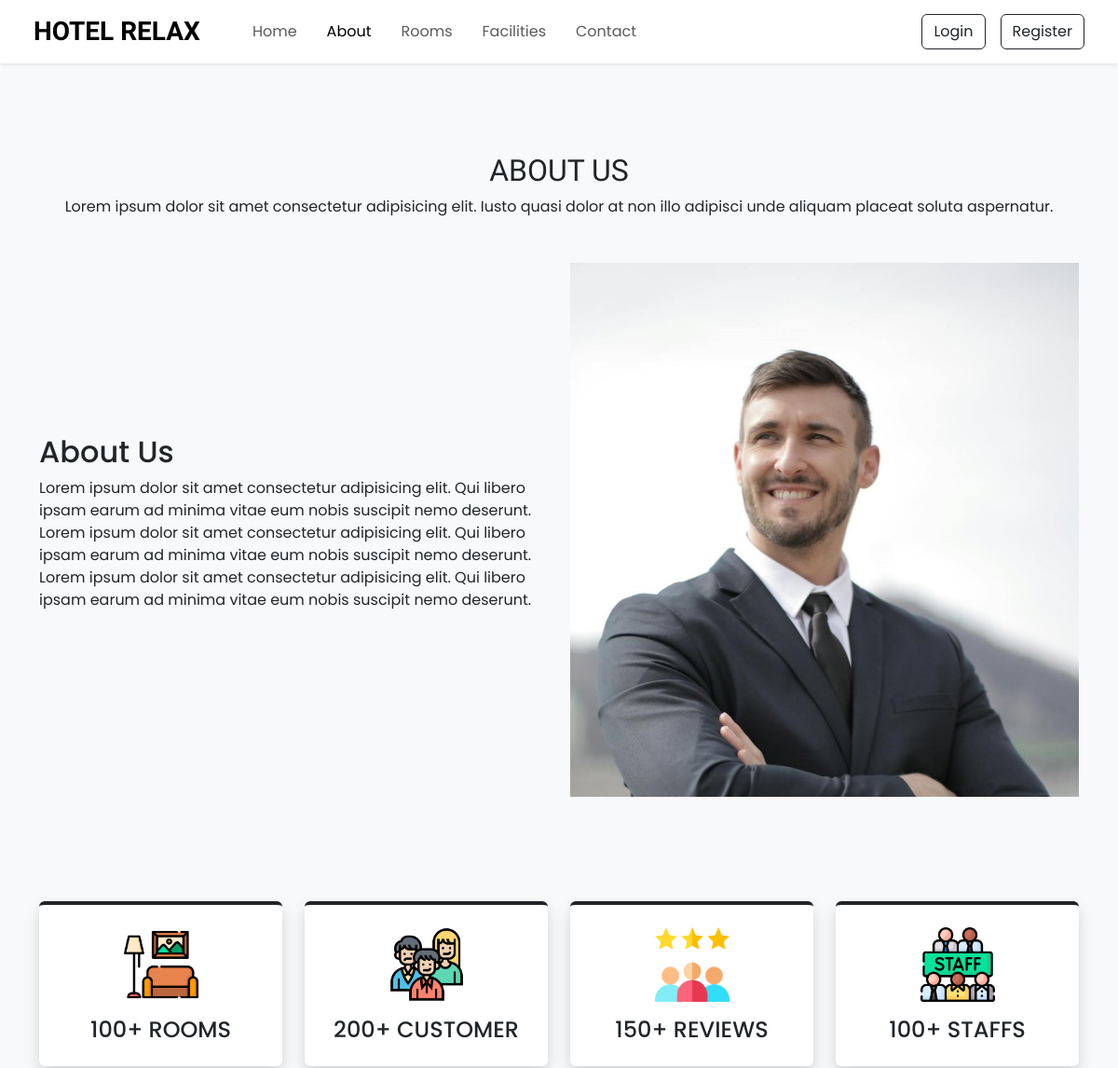
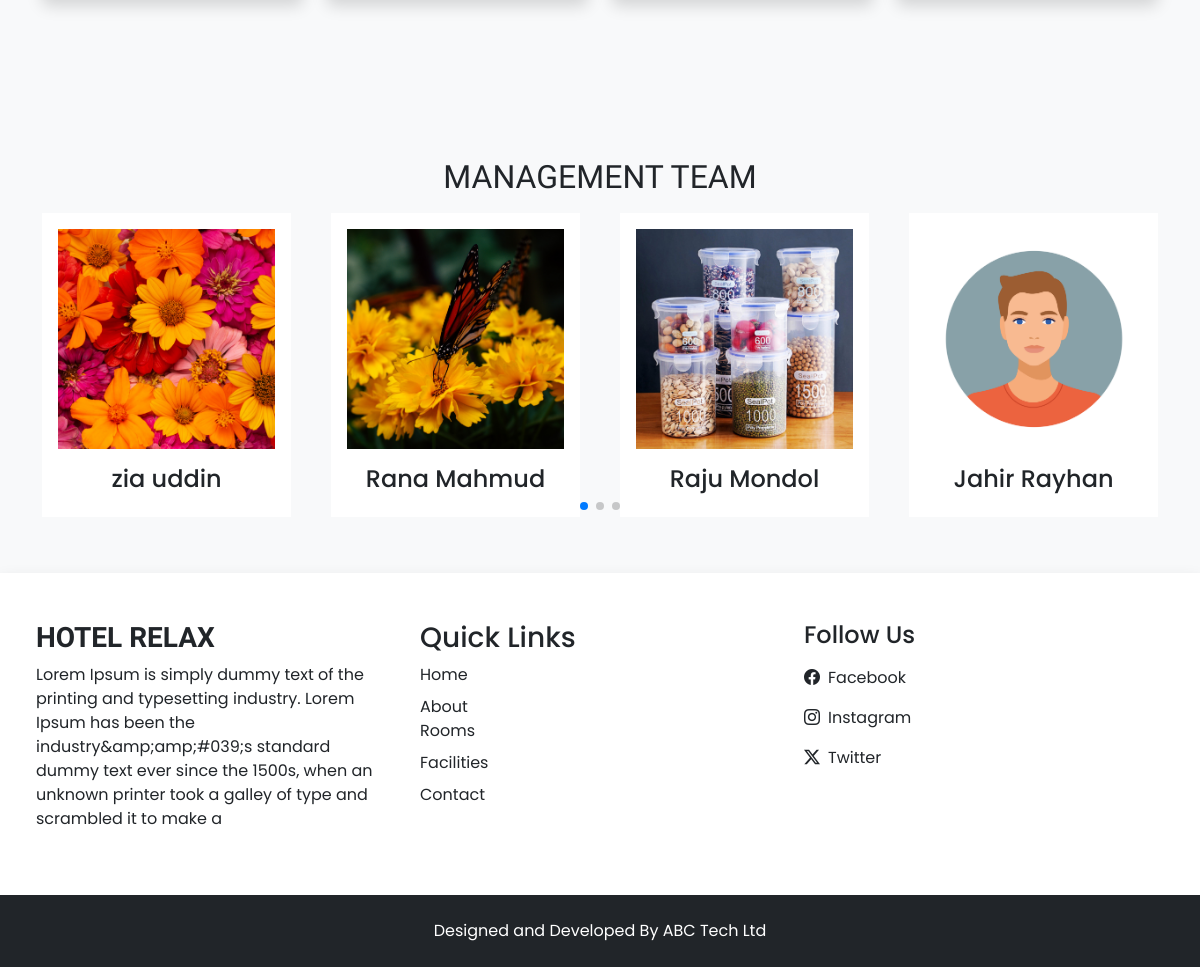
Page /about.php on the committed database (2 pictures, top to bottom).
### tables this page shows
CREATE TABLE `settings` (
  `id` int(11) NOT NULL,
  `site_title` varchar(255) DEFAULT NULL,
  `site_about` varchar(500) DEFAULT NULL,
  `shutdown` tinyint(1) NOT NULL
);

CREATE TABLE `team_details` (
  `id` int(11) NOT NULL,
  `member_name` varchar(100) DEFAULT NULL,
  `member_picture` varchar(100) DEFAULT NULL
);

### admin/inc/config.php (called while the page is built, shortened)
<?php
function selectAll($table)
{
    $conn = $GLOBALS['conn'];
    $res = mysqli_query($conn, "SELECT * FROM `$table`");
    return $res;
}
function select($sql, $data_types, $values)
{
    $conn = $GLOBALS['conn'];
    $res = $conn->prepare($sql);
    $res->bind_param($data_types, ...$values);
    if($res->execute())
    {
        $result = $res->get_result();
        return $result;
    }
    else
    {
        $error = "Query execution failed - Select";
        $res->close();
        return $error;
    }
}
?>

### about.php (the view, shortened to what this page needs)
<?php
 require "top.php";
?>
<section class="py-5">
    <div class="container">
        <h2 class="h-font text-center mt-5 mb-2">ABOUT US</h2>
        <p class="text-center mb-5">Lorem ipsum dolor sit amet consectetur adipisicing elit. Iusto quasi dolor at non illo adipisci unde aliquam placeat soluta aspernatur.</p>
        <div class="row align-items-center justify-content-between">
            <div class="col-md-6 mt-3 mt-md-0 order-2 order-md-1">
                <div>
                    <h2>About Us</h2>
                    <p>Lorem ipsum dolor sit amet consectetur adipisicing elit. Qui libero ipsam earum ad minima vitae eum nobis suscipit nemo deserunt. Lorem ipsum dolor sit amet consectetur adipisicing elit. Qui libero ipsam earum ad minima vitae eum nobis suscipit nemo deserunt. Lorem ipsum dolor sit amet consectetur adipisicing elit. Qui libero ipsam earum ad minima vitae eum nobis suscipit nemo deserunt.</p>
                </div>
            </div>
            <div class="col-md-6 order-1 order-md-2">
                <div>
                    <img src="assets/images/about.jpg" class="w-100">
                </div>
            </div>
        </div>
    </div>
</section>
<section class="py-5">
    <div class="container">
      <div class="row">
        <div class="col-md-6 col-lg-3 my-3">
            <div class="text-center bg-white shadow rounded p-4 border-top border-4 border-dark about-item">
                <img src="assets/images/room.png" width="80px">
                <h4 class="mt-3 mb-0 text-uppercase">100+ Rooms</h4>
            </div>
        </div>
        <div class="col-md-6 col-lg-3 my-3">
            <div class="text-center bg-white shadow rounded p-4 border-top border-4 border-dark about-item">
                <img src="assets/images/customer.png" width="80px">
                <h4 class="mt-3 mb-0 text-uppercase">200+ Customer</h4>
            </div>
        </div>
        <div class="col-md-6 col-lg-3 my-3">
            <div class="text-center bg-white shadow rounded p-4 border-top border-4 border-dark about-item">
                <img src="assets/images/rating.png" width="80px">
                <h4 class="mt-3 mb-0 text-uppercase">150+ Reviews</h4>
            </div>
        </div>
        <div class="col-md-6 col-lg-3 my-3">
            <div class="text-center bg-white shadow rounded p-4 border-top border-4 border-dark about-item">
                <img src="assets/images/staff.png" width="80px">
                <h4 class="mt-3 mb-0 text-uppercase">100+ Staffs</h4>
            </div>
        </div>
      </div>
    </div>
</section>
<section class="py-5">
    <div class="container">
        <h2 class="h-font text-center mt-5 mb-2">MANAGEMENT TEAM</h2>
        <div class="swiper managementSwiper">
            <div class="swiper-wrapper">
                <?php
                  $team_res = selectAll('team_details');
                  while ($team_row = $team_res->fetch_assoc())
                  {
                    ?>
                    <div class="swiper-slide my-2">
                        <div class="bg-white shadowrounded overflow-hidden p-3 text-center">
                            <img class="w-100" style="height: 220px; object-fit: cover" src="<?= IMAGE_PATH ?>about/<?= $team_row['member_picture'] ?>">
                            <h4 class="mt-3"><?= $team_row['member_name'] ?></h4>
                        </div>
                    </div>
                    <?php
                  }
                ?>
            </div>
            <div class="swiper-pagination"></div>
        </div>
    </div>
</section>
<?php
 require "footer.php";
?>

### top.php (shortened to what this page needs)
<?php
    require "admin/inc/config.php";
    $sql = "SELECT * FROM `contacts_det` WHERE `id` = ?";
    $data_types = 'i';
    $values = [1];
    $contact_res = select($sql, $data_types, $values);
    $contact_row = $contact_res->fetch_assoc();
    $setting_res = select("SELECT * FROM `settings` WHERE `id` = ?", 'i', [1]);
    $setting_row = $setting_res->fetch_assoc();
?>
<!DOCTYPE html>
<html lang="en">
<head>
    <link rel="stylesheet" href="assets/css/style.css">
    <link href="https://cdn.jsdelivr.net/npm/bootstrap@5.3.3/dist/css/bootstrap.min.css" rel="stylesheet">
    <link rel="stylesheet" href="https://cdn.jsdelivr.net/npm/bootstrap-icons@1.11.3/font/bootstrap-icons.min.css">
    <link rel="stylesheet" href="https://cdn.jsdelivr.net/npm/swiper@11/swiper-bundle.min.css" />
</head>
<body class="bg-light">
    <nav id="nav-bar" class="navbar navbar-expand-lg bg-white px-lg-4 py-lg-2 shadow-sm sticky-top">
        <div class="container-fluid">
            <a class="navbar-brand h-font fs-3 fw-bold me-5" href="index"><?= $setting_row['site_title'] ?></a>
            <div class="collapse navbar-collapse" id="navbarSupportedContent">
                <ul class="navbar-nav me-auto mb-2 mb-lg-0">
                    <li class="nav-item">
                      <a class="nav-link me-3" href="index">Home</a>
                    </li>
                    <li class="nav-item">
                      <a class="nav-link me-3" href="about">About</a>
                    </li>
                    <li class="nav-item">
                    <a class="nav-link me-3" href="rooms">Rooms</a>
                    </li>
                    <li class="nav-item">
                    <a class="nav-link me-3" href="facilities">Facilities</a>
                    </li>
                    <li class="nav-item">
                    <a class="nav-link" href="contact">Contact</a>
                    </li>
                </ul>
                <div class="d-flex align-items-center gap-2 gap-lg-3">
                    <?php
                       if(isset($_SESSION['LOGIN']) && $_SESSION['LOGIN'] === true)
                       {
                        ?>
                            <div class="btn-group">
                                <button type="button" class="btn btn-outline-dark dropdown-toggle" data-bs-toggle="dropdown">
                                    <img src="<?= IMAGE_PATH ?>users/<?= $_SESSION['USER_PIC'] ?>" style="width : 40px; height: 40px; object-fit: contain"> <?= $_SESSION['USER_NAME']  ?>
                                </button>
                                <ul class="dropdown-menu dropdown-menu-lg-end">
                                    <li><a href="profile" class="dropdown-item" type="button">Profile</a></li>
                                    <li><a href="booking" class="dropdown-item" type="button">Booking</a></li>
                                    <li><a href="logout" class="dropdown-item" type="button">Logout</a></li>
                                </ul>
                            </div>
                        <?php
                       }
                       else
                       {
                         ?>
                            <button class="btn btn-outline-dark shadow-none" data-bs-toggle="modal" data-bs-target="#loginModal">Login</button>
                            <button class="btn btn-outline-dark shadow-none" data-bs-toggle="modal" data-bs-target="#registerModal">Register</button>
                         <?php
                       }
                    ?>
                </div>
            </div>
        </div>
    </nav>

### footer.php (shortened to what this page needs)
    <section class="footer py-5 bg-white shadow px-lg-4">
        <div class="container-fluid">
            <div class="row">
                <div class="col-md-4">
                    <h3 class="h-font fw-bold mb-2"><?= $setting_row['site_title'] ?></h3>
                    <p><?= $setting_row['site_about'] ?></p>
                </div>
                <div class="col-md-4">
                    <h3>Quick Links</h3>
                    <a href="index" class="text-decoration-none d-inline-block mb-2 text-dark">Home</a> <br>
                    <a href="about" class="text-decoration-none d-inline-block text-dark">About</a> <br>
                    <a href="rooms" class="text-decoration-none d-inline-block mb-2 text-dark">Rooms</a> <br>
                    <a href="facilities" class="text-decoration-none d-inline-block mb-2 text-dark">Facilities</a> <br>
                    <a href="contact" class="text-decoration-none d-inline-block text-dark">Contact</a>
                </div>
                <div class="col-md-4">
                        <h4>Follow Us</h4>
                        <a href="<?= $contact_row['fb'] ?>" target="_blank" class="d-flex align-items-center mt-3 text-decoration-none text-dark">
                            <i class="bi bi-facebook me-2"></i>
                            Facebook
                        </a>
                        <a href="<?= $contact_row['insta'] ?>" target="_blank" class="d-flex align-items-center mt-3 text-decoration-none text-dark">
                            <i class="bi bi-instagram me-2"></i>
                            Instagram
                        </a>
                        <a href="<?= $contact_row['tw'] ?>" target="_blank" class="d-flex align-items-center my-3 text-decoration-none text-dark">
                            <i class="bi bi-twitter-x me-2"></i>
                            Twitter
                        </a>
                </div>
            </div>
        </div>
    </section>
    <section class="copyright py-4 bg-dark text-white">
        <div class="container">
            <p class="my-0 text-center">Designed and Developed By ABC Tech Ltd</p>
        </div>
    </section>
</body>
</html>

### assets/css/style.css (style rules this page uses)
* { margin: 0; padding: 0; box-sizing: border-box; font-family: "Poppins", serif; }
:root { --teal: #2ec1ac; --teal-hover: #279e8c; }
.h-font { font-family: "Merienda", serif; }

### rows in the picture
settings: site_title "HOTEL RELAX", site_about "Lorem Ipsum is simply dummy text of the printing and typesetting industry. Lorem Ipsum has been the industry&amp;amp;#039;s standard dummy text ever since the 1500s, when an unknown printer took a galley of type and scrambled it to make a"
team_details: member_picture (picture), member_name "zia uddin"
team_details: member_picture (picture), member_name "Rana Mahmud"
team_details: member_picture (picture), member_name "Raju Mondol"
team_details: member_picture (picture), member_name "Jahir Rayhan"
